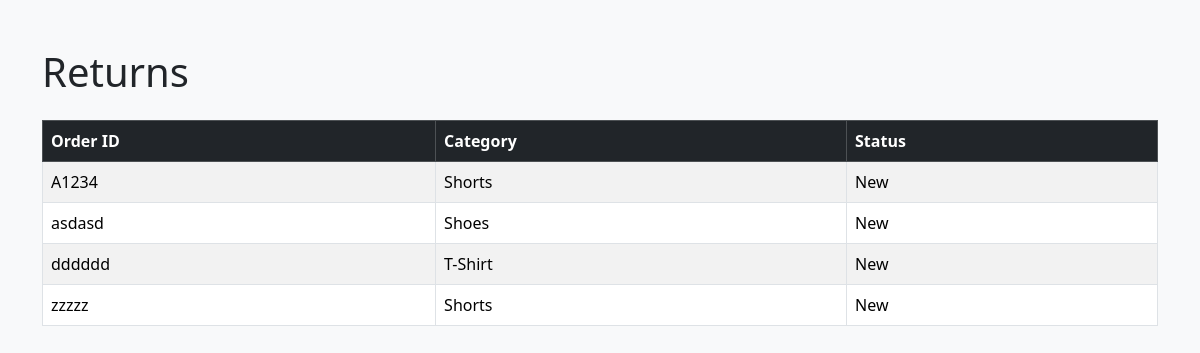
Page /dashboard on the earlier database version.
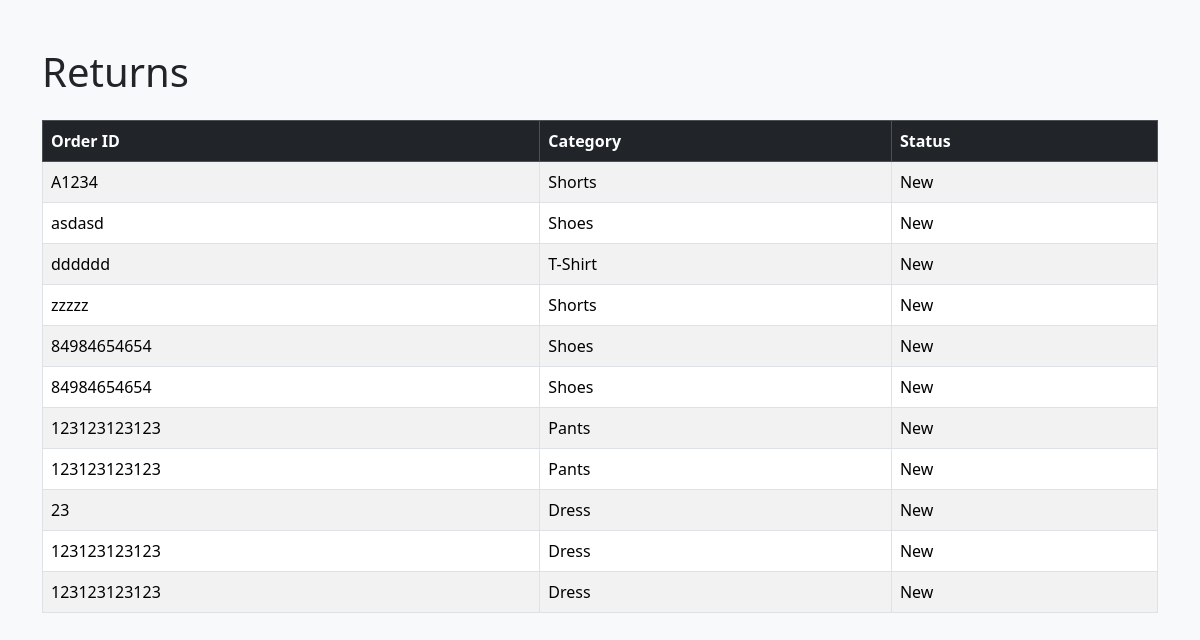
Same page on the later database version.
### tables this page shows
CREATE TABLE returns (
                id INTEGER PRIMARY KEY AUTOINCREMENT,
                order_id TEXT NOT NULL,
                category_id INTEGER,
                status_id INTEGER DEFAULT 1,
                predicted_category_id INTEGER,
                confidence  REAL,
                image_path TEXT,
                FOREIGN KEY (category_id) REFERENCES categories (id),
                FOREIGN KEY (status_id) REFERENCES statuses (id),
                FOREIGN KEY (predicted_category_id) REFERENCES categories (id)
            );

CREATE TABLE categories (
                id INTEGER PRIMARY KEY AUTOINCREMENT,
                name TEXT NOT NULL UNIQUE
            );

CREATE TABLE statuses (
                id INTEGER PRIMARY KEY AUTOINCREMENT,
                name TEXT NOT NULL UNIQUE
            );

### app.py (the view)
@app.route("/dashboard")
def dashboard():
    conn = get_db_connection()
    returns = conn.execute(
        """
        SELECT
            r.order_id,
            c.name AS category,
            s.name AS status
        FROM returns r
        JOIN categories c ON c.id = r.category_id
        JOIN statuses s ON s.id = r.status_id;
        """
        ).fetchall()
    conn.close()
    return render_template("returns.html", returns=returns)

### app.py (called while the page is built)
def get_db_connection():
    conn = sqlite3.connect("database.db")
    conn.row_factory = sqlite3.Row
    return conn

### templates/returns.html (shortened to what this page needs)
<!DOCTYPE html>
<html>
<head>
    <link href="https://cdn.jsdelivr.net/npm/bootstrap@5.3.3/dist/css/bootstrap.min.css" rel="stylesheet">
</head>
<body class="bg-light">
<div class="container mt-5">
    <h1 class="mb-4">Returns</h1>
    <table class="table table-striped table-bordered">
        <thead class="table-dark">
            <tr>
                <th>Order ID</th>
                <th>Category</th>
                <th>Status</th>
            </tr>
        </thead>
        <tbody>
        {% for r in returns %}
        <tr>
            <td>{{ r["order_id"] }}</td>
            <td>{{ r["category"] }}</td>
            <td>{{ r["status"] }}</td>
        </tr>
        {% endfor %}
        </tbody>
    </table>
</div>
</body>
</html>

Differences in the rows shown:
added returns: order_id "84984654654", category "Shoes", status "New"
added returns: order_id "84984654654", category "Shoes", status "New"
added returns: order_id "123123123123", category "Pants", status "New"
added returns: order_id "123123123123", category "Pants", status "New"
added returns: order_id "23", category "Dress", status "New"
added returns: order_id "123123123123", category "Dress", status "New"
added returns: order_id "123123123123", category "Dress", status "New"
